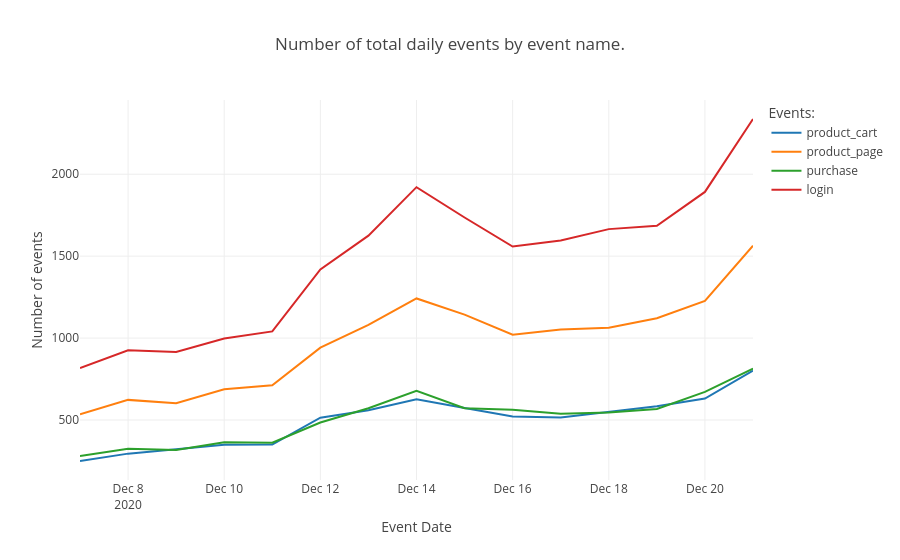

Here is the notebook cell this chart was saved with:
### Markdown cell above
>*Number of total daily events by event name:*

### Code cell
tm_events_by_name = df_ab_testing.groupby(['event_date', 'event_name'])['event_dt'].agg([
    ('n_events', 'count')
]).reset_index()
tm_events_by_name.head()

fig = px.line(tm_events_by_name,
              x="event_date",
              y="n_events",
              color='event_name',
              title='Number of total daily events by event name.',
              labels={
                  'n_events': 'Number of events',
                  'event_date': 'Event Date',
                  'event_name': 'Events:'
              })

#fig.show('svg')

fig.show()

### Figure 1 — Plotly figure (JSON) as saved in the notebook; plotly's stock layout.template omitted (floating-point values rounded to 4 significant figures)
{"data": [{"hovertemplate": "Events:=product_cart<br>Event Date=%{x}<br>Number of events=%{y}<extra></extra>", "legendgroup": "product_cart", "line": {"color": "#1F77B4", "dash": "solid"}, "marker": {"symbol": "circle"}, "mode": "lines", "name": "product_cart", "orientation": "v", "showlegend": true, "type": "scatter", "x": ["2020-12-07T00:00:00", "2020-12-08T00:00:00", "2020-12-09T00:00:00", "2020-12-10T00:00:00", "2020-12-11T00:00:00", "2020-12-12T00:00:00", "2020-12-13T00:00:00", "2020-12-14T00:00:00", "2020-12-15T00:00:00", "2020-12-16T00:00:00", "2020-12-17T00:00:00", "2020-12-18T00:00:00", "2020-12-19T00:00:00", "2020-12-20T00:00:00", "2020-12-21T00:00:00"], "xaxis": "x", "y": [250, 295, 321, 349, 350, 514, 560, 626, 574, 521, 516, 550, 584, 631, 801], "yaxis": "y"}, {"hovertemplate": "Events:=product_page<br>Event Date=%{x}<br>Number of events=%{y}<extra></extra>", "legendgroup": "product_page", "line": {"color": "#FF7F0E", "dash": "solid"}, "marker": {"symbol": "circle"}, "mode": "lines", "name": "product_page", "orientation": "v", "showlegend": true, "type": "scatter", "x": ["2020-12-07T00:00:00", "2020-12-08T00:00:00", "2020-12-09T00:00:00", "2020-12-10T00:00:00", "2020-12-11T00:00:00", "2020-12-12T00:00:00", "2020-12-13T00:00:00", "2020-12-14T00:00:00", "2020-12-15T00:00:00", "2020-12-16T00:00:00", "2020-12-17T00:00:00", "2020-12-18T00:00:00", "2020-12-19T00:00:00", "2020-12-20T00:00:00", "2020-12-21T00:00:00"], "xaxis": "x", "y": [535, 623, 603, 688, 712, 942, 1081, 1242, 1143, 1021, 1052, 1063, 1121, 1227, 1564], "yaxis": "y"}, {"hovertemplate": "Events:=purchase<br>Event Date=%{x}<br>Number of events=%{y}<extra></extra>", "legendgroup": "purchase", "line": {"color": "#2CA02C", "dash": "solid"}, "marker": {"symbol": "circle"}, "mode": "lines", "name": "purchase", "orientation": "v", "showlegend": true, "type": "scatter", "x": ["2020-12-07T00:00:00", "2020-12-08T00:00:00", "2020-12-09T00:00:00", "2020-12-10T00:00:00", "2020-12-11T00:00:00", "2020-12-12T00:00:00", "2020-12-13T00:00:00", "2020-12-14T00:00:00", "2020-12-15T00:00:00", "2020-12-16T00:00:00", "2020-12-17T00:00:00", "2020-12-18T00:00:00", "2020-12-19T00:00:00", "2020-12-20T00:00:00", "2020-12-21T00:00:00"], "xaxis": "x", "y": [281, 324, 317, 364, 362, 485, 572, 679, 572, 562, 539, 546, 568, 672, 814], "yaxis": "y"}, {"hovertemplate": "Events:=login<br>Event Date=%{x}<br>Number of events=%{y}<extra></extra>", "legendgroup": "login", "line": {"color": "#D62728", "dash": "solid"}, "marker": {"symbol": "circle"}, "mode": "lines", "name": "login", "orientation": "v", "showlegend": true, "type": "scatter", "x": ["2020-12-07T00:00:00", "2020-12-08T00:00:00", "2020-12-09T00:00:00", "2020-12-10T00:00:00", "2020-12-11T00:00:00", "2020-12-12T00:00:00", "2020-12-13T00:00:00", "2020-12-14T00:00:00", "2020-12-15T00:00:00", "2020-12-16T00:00:00", "2020-12-17T00:00:00", "2020-12-18T00:00:00", "2020-12-19T00:00:00", "2020-12-20T00:00:00", "2020-12-21T00:00:00"], "xaxis": "x", "y": [817, 926, 915, 998, 1041, 1419, 1625, 1921, 1736, 1559, 1596, 1665, 1685, 1892, 2337], "yaxis": "y"}], "layout": {"legend": {"title": {"text": "Events:"}, "tracegroupgap": 0}, "title": {"text": "Number of total daily events by event name."}, "xaxis": {"anchor": "y", "domain": [0, 1], "title": {"text": "Event Date"}}, "yaxis": {"anchor": "x", "domain": [0, 1], "title": {"text": "Number of events"}}}}
